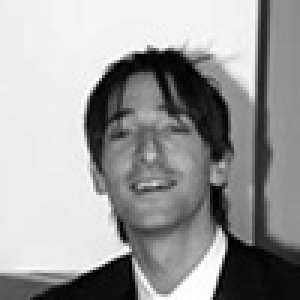
#> input picture Python/dataSet/User.3.6.jpg, 100 x 100 px, found by its file name (shown 3 times larger); its folder holds only this picture in this run
$ python Trainer_All.py
#> lines starting #> are read from the running program, lines starting #| are printed output that depends on the picture
# -------------------------- TREINADOR PARA TODOS OS ALGORITMOS EM RECONHECIMENTO FACIAL-------------------------------------------

import os                                               # Importando o OS para passar uma pasta como caminho
import cv2                                              # Importando o OpenCV
import numpy as np                                      # Importando o Numpy
from PIL import Image                                   # Importando o Image

LBPHFace = cv2.face.LBPHFaceRecognizer_create(1, 1, 7,7) # CRIA O MÉTODO LBPH DE RECONHECIMENTO FACIAL

path = 'C:/Users/joaob/Documents/Github/face-recog/Python/dataSet'   # Caminho para a pasta que contém as fotos
def getImageWithID (path):
    imagePaths = [os.path.join(path, f) for f in os.listdir(path)]
    FaceList = []
    IDs = []
    for imagePath in imagePaths:
        faceImage = Image.open(imagePath).convert('L')          # Abre a imagem e converte para cinza
        faceImage = faceImage.resize((110,110))                 # Redimenciona a imagem para que o método reconhecedor LBPH possa ser treinado
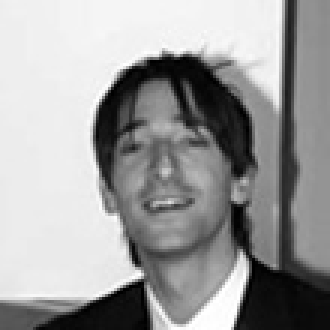
#> faceImage: PIL image 110x110 L (shown 3 times larger); min 0, max 255, mean 156.4
        faceNP = np.array(faceImage, 'uint8')                   # Converte a imagem em um array Numpy
        ID = int(os.path.split(imagePath)[-1].split('.')[1])    # Recupera o ID do array
        FaceList.append(faceNP)                                 # Acrescenta o array Numpy para a lista
        IDs.append(ID)                                          # Acrescenta o ID para a lista de IDs
        cv2.imshow('Training Set', faceNP)                      # Mostra as imagens na lista
        cv2.waitKey(125)
    return np.array(IDs), FaceList                              # Os IDs serão convertidos em um array Numpy
IDs, FaceList = getImageWithID(path)
#> IDs = [3]; FaceList = 1 item

# ------------------------------------ TREINANDO O RECONHECIMENTO FACIAL ----------------------------------------
print('TREINANDO OS ARQUIVOS......')
LBPHFace.train(FaceList, IDs)
print('MÉTODO LBPH RECONHECIDOR FACIAL COMPLETADO...')
LBPHFace.save('Recogniser/trainingDataLBPH.xml')
print ('TODOS ARQUIVOS XML FORAM SALVOS...')

cv2.destroyAllWindows()

$ run again, on Python/dataSet/User.4.3.jpg
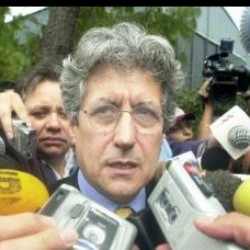
#> input picture Python/dataSet/User.4.3.jpg, 250 x 250 px, found by its file name
#> in getImageWithID, `faceImage = Image.open(imagePath).convert('L')`:
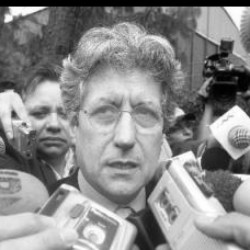
#> faceImage: PIL image 250x250 L; min 0, max 255, mean 138.2
#> in getImageWithID, `faceImage = faceImage.resize((110,110))`:
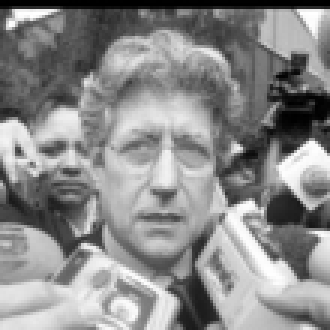
#> faceImage: PIL image 110x110 L (shown 3 times larger); min 0, max 255, mean 138.2
#> IDs = [4]; FaceList = 1 item

$ run again, on Python/dataSet/User.5.6.jpg
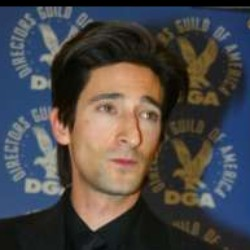
#> input picture Python/dataSet/User.5.6.jpg, 250 x 250 px, found by its file name
#> in getImageWithID, `faceImage = Image.open(imagePath).convert('L')`:
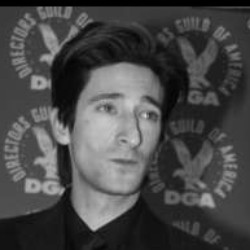
#> faceImage: PIL image 250x250 L; min 0, max 217, mean 73
#> in getImageWithID, `faceImage = faceImage.resize((110,110))`:
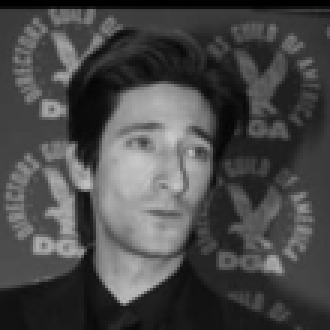
#> faceImage: PIL image 110x110 L (shown 3 times larger); min 0, max 201, mean 73
#> IDs = [5]; FaceList = 1 item

$ run again, on Python/dataSet/User.9.1.jpg
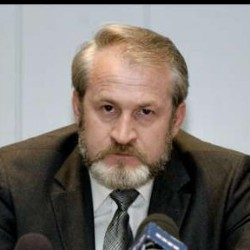
#> input picture Python/dataSet/User.9.1.jpg, 250 x 250 px, found by its file name
#> in getImageWithID, `faceImage = Image.open(imagePath).convert('L')`:
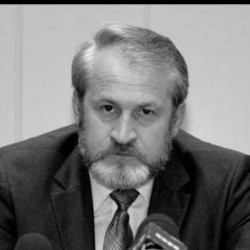
#> faceImage: PIL image 250x250 L; min 0, max 250, mean 121.3
#> in getImageWithID, `faceImage = faceImage.resize((110,110))`:
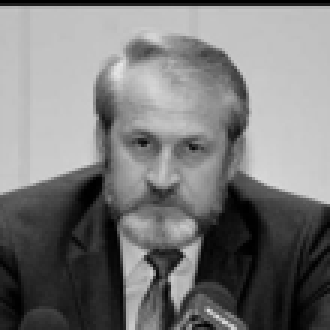
#> faceImage: PIL image 110x110 L (shown 3 times larger); min 0, max 230, mean 121.4
#> IDs = [9]; FaceList = 1 item
